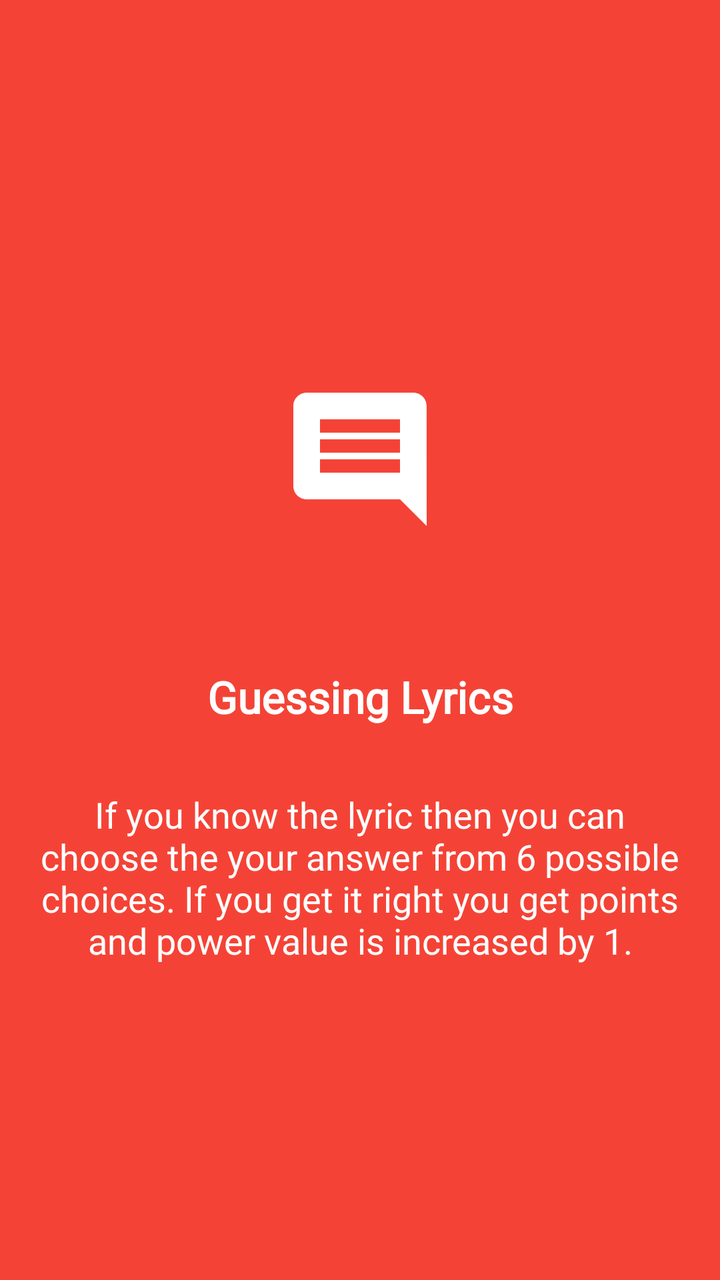
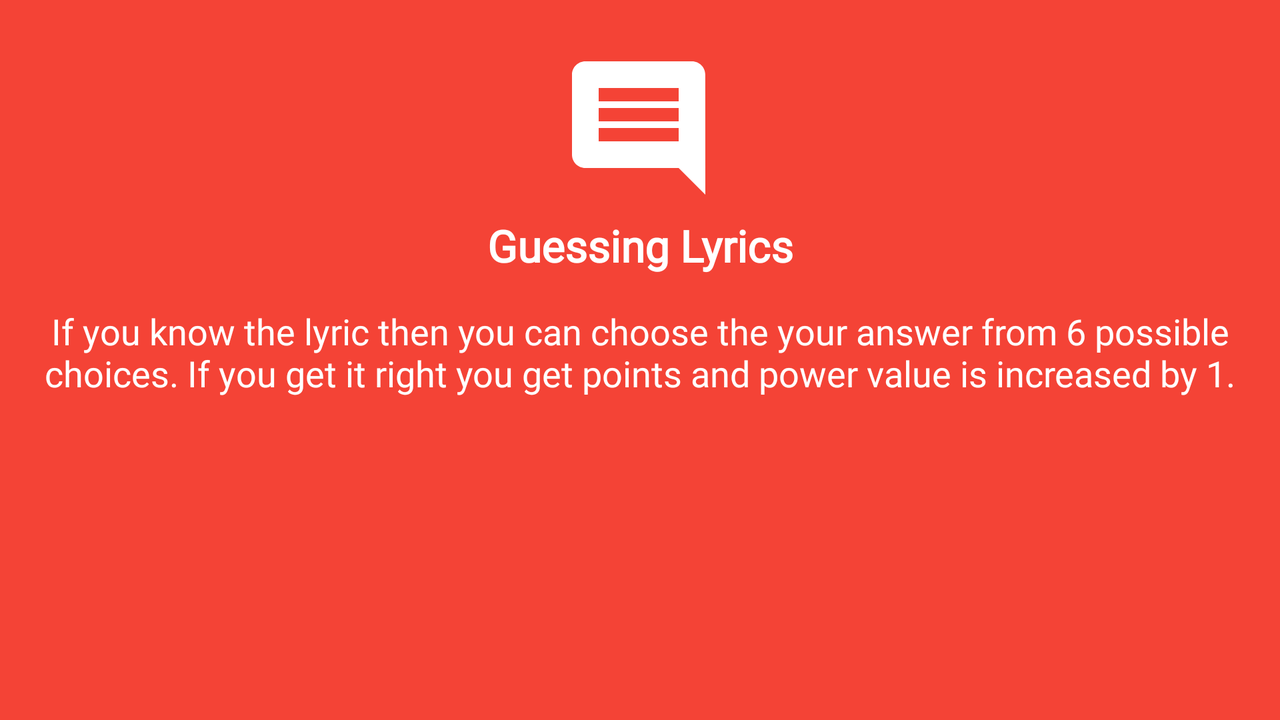

Two renders of one Android screen. The first uses the default layout on a phone; the second uses the alternative layout the repository ships for a different screen configuration, on a matching device. The two XML files are below.
<!-- AndroidManifest.xml: application theme AppTheme -->
<!-- res/layout/rules_walkthrough_slider_2.xml -->
<?xml version="1.0" encoding="utf-8"?>
<androidx.constraintlayout.widget.ConstraintLayout xmlns:android="http://schemas.android.com/apk/res/android"
    xmlns:app="http://schemas.android.com/apk/res-auto"
    xmlns:tools="http://schemas.android.com/tools"
    android:layout_width="match_parent"
    android:layout_height="match_parent"
    android:background="@color/md_red_500">

    <ImageView
        android:id="@+id/image"
        android:layout_width="wrap_content"
        android:layout_height="wrap_content"
        android:layout_margin="@dimen/size_48"
        android:contentDescription="@string/image_rules_description"
        android:src="@drawable/ic_comment"
        android:textColor="@android:color/white"
        app:layout_constraintVertical_chainStyle="packed"
        app:layout_constraintBottom_toTopOf="@+id/title"
        app:layout_constraintEnd_toEndOf="parent"
        app:layout_constraintHorizontal_bias="0.5"
        app:layout_constraintStart_toStartOf="parent"
        app:layout_constraintTop_toTopOf="parent" />

    <TextView
        android:id="@+id/title"
        android:layout_width="wrap_content"
        android:layout_height="wrap_content"
        android:layout_margin="@dimen/size_16"
        android:fontFamily="@font/roboto"
        android:text="@string/guessing_lyrics"
        android:textAppearance="@style/TextAppearance.AppCompat.Large"
        android:textColor="@android:color/white"
        android:textStyle="bold"
        app:layout_constraintBottom_toTopOf="@+id/details"
        app:layout_constraintEnd_toEndOf="parent"
        app:layout_constraintHorizontal_bias="0.5"
        app:layout_constraintStart_toStartOf="parent"
        app:layout_constraintTop_toBottomOf="@+id/image" />

    <TextView
        android:id="@+id/details"
        android:layout_width="0dp"
        android:layout_height="wrap_content"
        android:layout_margin="@dimen/size_16"
        android:layout_marginBottom="@dimen/space_100"
        android:fontFamily="@font/roboto"
        android:gravity="center"
        android:scrollbars="vertical"
        android:text="@string/guessing_rule"
        android:textAppearance="@style/TextAppearance.AppCompat.Medium"
        android:textColor="@android:color/white"
        app:layout_constraintBottom_toBottomOf="parent"
        app:layout_constraintEnd_toEndOf="parent"
        app:layout_constraintHorizontal_bias="0.5"
        app:layout_constraintStart_toStartOf="parent"
        app:layout_constraintTop_toBottomOf="@+id/title" />

</androidx.constraintlayout.widget.ConstraintLayout>
<!-- resources referenced by this layout -->
<resources>
  <color name="md_red_500">#F44336</color>
  <dimen name="size_16">16dp</dimen>
  <dimen name="size_48">48dp</dimen>
  <dimen name="space_100">100dp</dimen>
  <!-- drawable ic_comment (drawable) -->
  <vector android:height="80dp" android:tint="#FFFFFF"
      android:viewportHeight="24.0" android:viewportWidth="24.0"
      android:width="80dp" xmlns:android="http://schemas.android.com/apk/res/android">
      <path android:fillColor="#FF000000" android:pathData="M21.99,4c0,-1.1 -0.89,-2 -1.99,-2L4,2c-1.1,0 -2,0.9 -2,2v12c0,1.1 0.9,2 2,2h14l4,4 -0.01,-18zM18,14L6,14v-2h12v2zM18,11L6,11L6,9h12v2zM18,8L6,8L6,6h12v2z"/>
  </vector>
  <string name="guessing_lyrics">Guessing Lyrics</string>
  <string name="guessing_rule">If you know the lyric then you can choose the your answer from 6 possible choices. If you get it right you get points and power value is increased by 1.</string>
  <string name="image_rules_description">Rules Image</string>
  <style name="AppTheme" parent="Theme.AppCompat.Light.NoActionBar">
          
          <item name="colorPrimary">@color/primaryColor</item>
          <item name="colorPrimaryDark">@color/primaryDarkColor</item>
          <item name="colorAccent">@color/secondaryColor</item>
          <item name="android:fontFamily">@font/roboto</item>
      </style>
  <color name="primaryColor">#2196f3</color>
  <color name="primaryDarkColor">#0069c0</color>
  <color name="secondaryColor">#ffc400</color>
</resources>
<!-- res/layout-land/rules_walkthrough_slider_2.xml (the repository's variant of the layout above) -->
<!-- drawn on the phone turned sideways -->
<?xml version="1.0" encoding="utf-8"?>
<androidx.constraintlayout.widget.ConstraintLayout xmlns:android="http://schemas.android.com/apk/res/android"
    xmlns:app="http://schemas.android.com/apk/res-auto"
    xmlns:tools="http://schemas.android.com/tools"
    android:layout_width="match_parent"
    android:layout_height="match_parent"
    android:background="@color/md_red_500">

    <ImageView
        android:id="@+id/image"
        android:layout_width="wrap_content"
        android:layout_height="wrap_content"
        android:layout_margin="@dimen/size_24"
        android:layout_marginTop="40dp"
        android:contentDescription="@string/image_rules_description"
        android:src="@drawable/ic_comment"
        android:textColor="@android:color/white"
        app:layout_constraintEnd_toEndOf="parent"
        app:layout_constraintHorizontal_bias="0.499"
        app:layout_constraintStart_toStartOf="parent"
        app:layout_constraintTop_toTopOf="parent"
        app:layout_constraintVertical_chainStyle="packed" />

    <TextView
        android:id="@+id/title"
        android:layout_width="wrap_content"
        android:layout_height="wrap_content"
        android:layout_marginTop="4dp"
        android:fontFamily="@font/roboto"
        android:text="@string/guessing_lyrics"
        android:textAlignment="center"
        android:textAppearance="@style/TextAppearance.AppCompat.Large"
        android:textColor="@android:color/white"
        android:textStyle="bold"
        app:layout_constraintEnd_toEndOf="parent"
        app:layout_constraintStart_toStartOf="parent"
        app:layout_constraintTop_toBottomOf="@+id/image" />

    <TextView
        android:id="@+id/details"
        android:layout_width="0dp"
        android:layout_height="wrap_content"
        android:layout_margin="@dimen/size_16"
        android:layout_marginBottom="@dimen/space_100"
        android:fontFamily="@font/roboto"
        android:gravity="center"
        android:scrollbars="vertical"
        android:text="@string/guessing_rule"
        android:textAlignment="center"
        android:textAppearance="@style/TextAppearance.AppCompat.Medium"
        android:textColor="@android:color/white"
        app:layout_constraintBottom_toBottomOf="parent"
        app:layout_constraintEnd_toEndOf="parent"
        app:layout_constraintHorizontal_bias="0.812"
        app:layout_constraintStart_toStartOf="parent"
        app:layout_constraintTop_toBottomOf="@+id/title"
        app:layout_constraintVertical_bias="0.0" />

</androidx.constraintlayout.widget.ConstraintLayout>
<!-- resources referenced by the variant -->
<!-- as the phone turned sideways resolves them -->
<resources>
  <color name="md_red_500">#F44336</color>
  <dimen name="size_16">16dp</dimen>
  <dimen name="size_24">24dp</dimen>
  <dimen name="space_100">100dp</dimen>
  <!-- drawable ic_comment (drawable) -->
  <vector android:height="80dp" android:tint="#FFFFFF"
      android:viewportHeight="24.0" android:viewportWidth="24.0"
      android:width="80dp" xmlns:android="http://schemas.android.com/apk/res/android">
      <path android:fillColor="#FF000000" android:pathData="M21.99,4c0,-1.1 -0.89,-2 -1.99,-2L4,2c-1.1,0 -2,0.9 -2,2v12c0,1.1 0.9,2 2,2h14l4,4 -0.01,-18zM18,14L6,14v-2h12v2zM18,11L6,11L6,9h12v2zM18,8L6,8L6,6h12v2z"/>
  </vector>
  <string name="guessing_lyrics">Guessing Lyrics</string>
  <string name="guessing_rule">If you know the lyric then you can choose the your answer from 6 possible choices. If you get it right you get points and power value is increased by 1.</string>
  <string name="image_rules_description">Rules Image</string>
  <style name="AppTheme" parent="Theme.AppCompat.Light.NoActionBar">
          
          <item name="colorPrimary">@color/primaryColor</item>
          <item name="colorPrimaryDark">@color/primaryDarkColor</item>
          <item name="colorAccent">@color/secondaryColor</item>
          <item name="android:fontFamily">@font/roboto</item>
      </style>
  <color name="primaryColor">#2196f3</color>
  <color name="primaryDarkColor">#0069c0</color>
  <color name="secondaryColor">#ffc400</color>
</resources>
